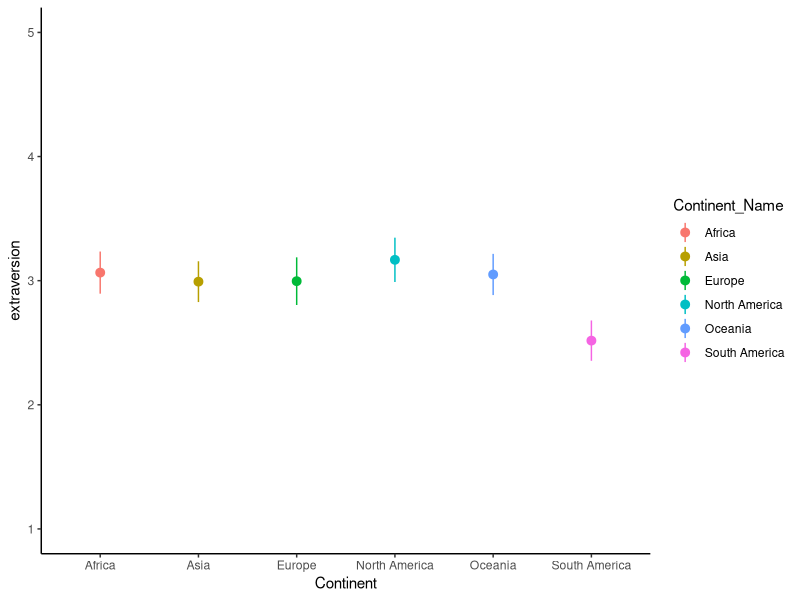

Reproduce this figure in R.
library(dplyr)
library(ggplot2)

data <- readr::read_csv("Big5_Countries.csv")

head(data)

# Descriptive statistics --------------------------------------------------

# Extraversion mean, sd, number of people in each continent

table(data$Continent_Name)

data |> 
  tidyr::pivot_longer(cols = E, names_to = "trace", values_to = "value") |> 
  dplyr::with_groups(c(Continent_Name, trace),
                     dplyr::summarise,
                     mean = mean(value),
                     sd = sd(value),
                     n = n())

z95 <- qnorm(.05/2, lower.tail = FALSE)
no_people <- 100

data |> 
  ggplot() +
  stat_summary(aes(x = Continent_Name, y = E,
                   color = Continent_Name),
               fun = mean, geom = "pointrange",
               fun.min = function(x) (mean(x) - z95*(sd(x)/sqrt(no_people))),
               fun.max = function(x) (mean(x) + z95*(sd(x)/sqrt(no_people)))) +
  theme_classic() +
  ylim(1,5) +
  xlab("Continent") + 
  ylab("extraversion")


# ANOVA -------------------------------------------------------------------

# H0: The mean extraversion level across the five countries are equivalent
# Ha: The mean extraversion level across the five countries is different

extra_out <- aov(formula = E ~ Continent_Name, data = data)

summary(extra_out)

# Conclusion: We can reject the null hypothesis that all extraversion means are equal.

# 1) Use the p-value: 4.06e-06 < 0.05, reject H0
# 2) Use the F statistic:

qf(.05, 5, 594, lower.tail = FALSE)
# F statistic is greater than the critical value, so we reject H0

# post-hoc analysis

pairwise.t.test(x = data$E,
                g = data$Continent_Name,
                p.adjust.method = "bonferroni")

# One-way ANOVA without South America
summary(aov(formula = E ~ Continent_Name, data = data[data$Continent_Name != "South America",]))

